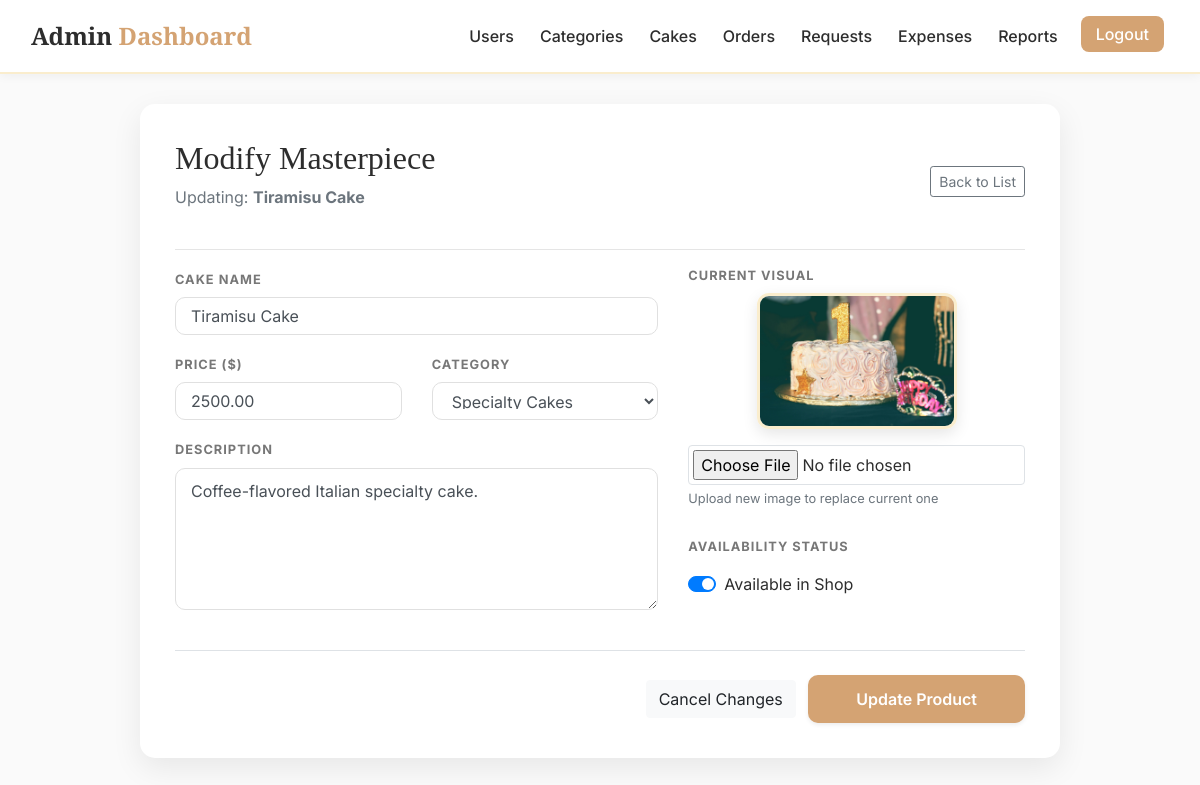
Screenshot of /admin/edit_cake.php?id=30 (signed in) with the database file from the repository.
### tables this page shows
CREATE TABLE `cakes` (
  `cake_id` int(11) NOT NULL,
  `name` varchar(255) NOT NULL,
  `price` decimal(10,2) NOT NULL,
  `image` varchar(255) DEFAULT NULL,
  `description` text DEFAULT NULL,
  `category_id` int(11) DEFAULT NULL,
  `is_available` tinyint(1) DEFAULT 1
);

### admin/edit_cake.php (the view, shortened to what this page needs)
<?php
include('config.php');
$cake_id = intval($_GET['id']);
$cake_query = $conn->prepare("SELECT * FROM cakes WHERE cake_id = ?");
$cake_query->bind_param("i", $cake_id);
$cake_query->execute();
$cake_result = $cake_query->get_result();
$cake = $cake_result->fetch_assoc();
?>
<!DOCTYPE html>
<html lang="en">
<head>
    <link rel="stylesheet" href="https://stackpath.bootstrapcdn.com/bootstrap/4.5.2/css/bootstrap.min.css">
</head>
<body>
<?php include('admin_navbar.php'); ?>
<div class="container mb-5">
    <div class="row justify-content-center">
        <div class="col-lg-10">
            <div class="service-card">
                <div class="row align-items-center mb-4">
                    <div class="col-md-8">
                        <h2>Modify Masterpiece</h2>
                        <p class="text-muted">Updating: <strong><?= htmlspecialchars($cake['name']) ?></strong></p>
                    </div>
                    <div class="col-md-4 text-md-right">
                        <a href="view_cakes.php" class="btn btn-outline-secondary btn-sm">Back to List</a>
                    </div>
                </div>
                <hr>
                <form method="POST" enctype="multipart/form-data">
                    <div class="row">
                        <div class="col-md-7">
                            <div class="form-group">
                                <label class="label-style">Cake Name</label>
                                <input type="text" class="form-control" name="name" value="<?= htmlspecialchars($cake['name']) ?>" required>
                            </div>
                            <div class="row">
                                <div class="col-md-6">
                                    <div class="form-group">
                                        <label class="label-style">Price ($)</label>
                                        <input type="number" class="form-control" name="price" step="0.01" value="<?= $cake['price'] ?>" required>
                                    </div>
                                </div>
                                <div class="col-md-6">
                                    <div class="form-group">
                                        <label class="label-style">Category</label>
                                        <select name="category_id" class="form-control" required>
                                            <?php
                                            $cat_result = $conn->query("SELECT * FROM categories");
                                            while ($cat = $cat_result->fetch_assoc()) {
                                                $selected = $cat['id'] == $cake['category_id'] ? 'selected' : '';
                                                echo "<option value='{$cat['id']}' $selected>{$cat['name']}</option>";
                                            }
                                            ?>
                                        </select>
                                    </div>
                                </div>
                            </div>
                            <div class="form-group">
                                <label class="label-style">Description</label>
                                <textarea class="form-control" name="description" rows="5" required><?= htmlspecialchars($cake['description']) ?></textarea>
                            </div>
                        </div>
                        <div class="col-md-5">
                            <div class="form-group text-center">
                                <label class="label-style d-block text-left">Current Visual</label>
                                <img src="<?= $cake['image'] ?>" alt="Cake" class="current-img-preview mb-3">
                                <div class="custom-file text-left">
                                    <input type="file" name="image" class="form-control-file border p-1 rounded">
                                    <small class="text-muted">Upload new image to replace current one</small>
                                </div>
                            </div>
                            <div class="form-group mt-4">
                                <label class="label-style">Availability Status</label>
                                <div class="custom-control custom-switch mt-2">
                                    <label class="custom-control-label" for="available">Available in Shop</label>
                                </div>
                            </div>
                        </div>
                    </div>
                    <div class="mt-4 border-top pt-4 text-right">
                        <a href="view_cakes.php" class="btn btn-light mr-2">Cancel Changes</a>
                        <button type="submit" class="btn btn-primary px-5 shadow-sm">Update Product</button>
                    </div>
                </form>
            </div>
        </div>
    </div>
</div>
</body>
</html>

### admin/edit_cake.php (style rules this page uses)
:root { --primary-color: #d4a373; --accent-color: #faedcd; --text-dark: #2d2d2d; --bg-light: #fefae0; --transition: all 0.3s ease; }
body { font-family: 'Inter', sans-serif; background-color: #fafafa; color: var(--text-dark); }
h2, h3, .navbar-brand { font-family: 'Playfair Display', serif; }
.service-card { border: none; border-radius: 15px; background: #fff; box-shadow: 0 10px 30px rgba(0,0,0,0.08); padding: 35px; margin-top: 30px; }
.form-control { border: 1px solid #e0e0e0; padding: 10px 15px; border-radius: 10px; transition: var(--transition); }
.btn-primary { background-color: var(--primary-color); border: none; padding: 12px 30px; border-radius: 10px; font-weight: 600; }
.label-style { font-size: 0.8rem; text-transform: uppercase; letter-spacing: 1px; font-weight: 700; color: #777; }
.current-img-preview { width: 100%; max-width: 200px; border-radius: 12px; border: 3px solid var(--accent-color); box-shadow: 0 5px 15px rgba(0,0,0,0.1); }

### admin/admin_navbar.php (style rules this page uses)
:root { --primary-color: #d4a373; --accent-color: #faedcd; --text-dark: #2d2d2d; --bg-light: #fefae0; --transition: all 0.3s ease; }

### rows the page displays
cakes: name "Tiramisu Cake", price "2500.00", description "Coffee-flavored Italian specialty cake.", image (picture)

### other values shown
form field category_id "Specialty Cakes"
